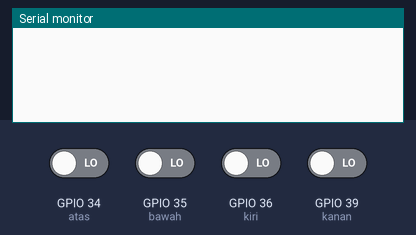
The sketch below on a simulated ESP32. Parts: the last lines printed to the serial monitor. The test bench sets the inputs (shaded band); at power-on: GPIO 34 (atas), GPIO 35 (bawah), GPIO 36 (kiri), GPIO 39 (kanan) LOW.

Above: at 1.2 s.
1.3 s: GPIO 34 (atas) driven HIGH
At 1.48 s:
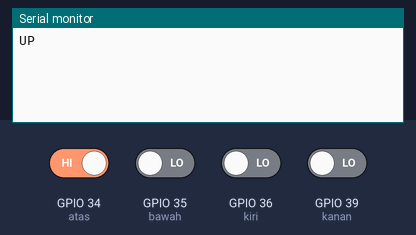
3.3 s: GPIO 35 (bawah) driven HIGH
At 3.43 s:
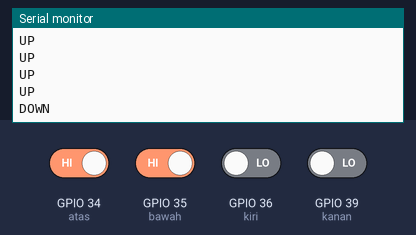
4.9 s: GPIO 36 (kiri) driven HIGH
At 5.08 s:
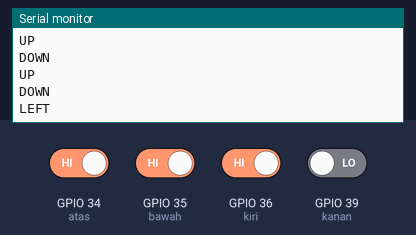
6.6 s: GPIO 39 (kanan) driven HIGH
At 6.73 s:
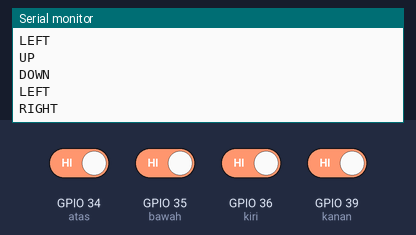

The sketch:

3_PushButton.ino
```cpp
int atas = 34;
int bawah = 35;
int kiri = 36;
int kanan = 39;

void setup() {
  // put your setup code here, to run once:
  Serial.begin(9600);

  pinMode(atas, INPUT);
  pinMode(bawah, INPUT);
  pinMode(kiri, INPUT);
  pinMode(kanan, INPUT);
}

void loop() {
  // put your main code here, to run repeatedly:
  int up = digitalRead(atas);
  int down = digitalRead(bawah);
  int left = digitalRead(kiri);
  int right = digitalRead(kanan);
  if (up == HIGH)
  {
    Serial.println("UP");
  }
  if (down == HIGH)
  {
    Serial.println("DOWN");
  }
  if (left == HIGH)
  {
    Serial.println("LEFT");
  }
  if (right == HIGH)
  {
    Serial.println("RIGHT");
  }
  delay(150);
}
```

Measured:
- after the input at 1.3 s, the serial monitor: prints a new line after 0.05 s (image 1)
- after the input at 3.3 s, the serial monitor: prints a new line at once (image 2)
- after the input at 4.9 s, the serial monitor: prints a new line after 0.05 s (image 3)
- after the input at 6.6 s, the serial monitor: prints a new line at once (image 4)
